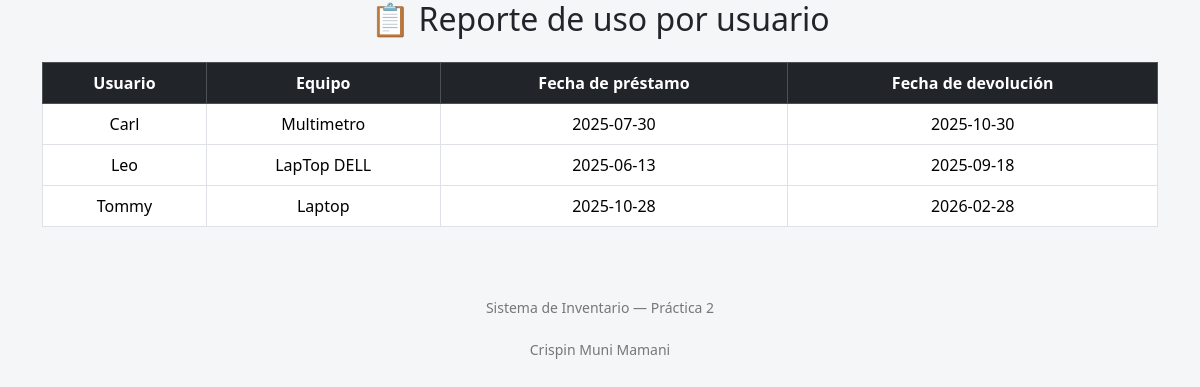
The app's page /reportes_usuarios with its own data.
### tables this page shows
CREATE TABLE prestamos(
        id INTEGER PRIMARY KEY AUTOINCREMENT,
        id_equipo INTEGER,
        id_usuario INTEGER,
        fecha_prestamo DATE,
        fecha_devolucion DATE,
        FOREIGN KEY (id_equipo) REFERENCES equipos(id),
        FOREIGN KEY (id_usuario) REFERENCES usuarios(id)
    );

CREATE TABLE usuarios(
    id INTEGER PRIMARY KEY AUTOINCREMENT,
    nombre VARCHAR(80),
    cargo VARCHAR(20) CHECK(cargo IN ('Admin','Supervisor','Usuario'))
    );

CREATE TABLE equipos(
        id INTEGER PRIMARY KEY AUTOINCREMENT,
        nombre VARCHAR(80) NOT NULL,
        estado VARCHAR(20) CHECK(estado IN('DISPONIBLE', 'AGOTADO', 'PRESTADO', 'DAÑADO')),
        ubicacion TEXT 
    );

### app.py (the view)
@app.route('/reportes_usuarios')
def reportes_usuarios():
    conn=get_conexion()
    cursor=conn.cursor()
    cursor.execute("""
        SELECT u.nombre as usuario, e.nombre as equipo, p.fecha_prestamo, p.fecha_devolucion
        FROM prestamos p
        JOIN usuarios u ON p.id_usuario = u.id
        JOIN equipos e ON p.id_equipo = e.id
        ORDER BY u.nombre, p.fecha_prestamo
    """)
    reportes = cursor.fetchall()
    conn.close()
    return render_template("reportes.html", reportes=reportes)

### app.py (called while the page is built)
def get_conexion():
    con=sqlite3.connect('Inventarios.db')
    con.row_factory=sqlite3.Row
    return con

### templates/reportes.html (shortened to what this page needs)
{% extends "base.html" %}
{% block content %}
<h2 class="mb-4 text-center">📋 Reporte de uso por usuario</h2>
<table class="table table-bordered table-hover">
  <thead class="table-dark text-center">
    <tr>
      <th>Usuario</th>
      <th>Equipo</th>
      <th>Fecha de préstamo</th>
      <th>Fecha de devolución</th>
    </tr>
  </thead>
  <tbody>
    {% for r in reportes %}
    <tr class="text-center">
      <td>{{ r.usuario }}</td>
      <td>{{ r.equipo }}</td>
      <td>{{ r.fecha_prestamo }}</td>
      <td>{{ r.fecha_devolucion }}</td>
    </tr>
    {% endfor %}
  </tbody>
</table>
{% endblock %}

### templates/base.html (shortened to what this page needs)
<!DOCTYPE html>
<html lang="es">
<head>
  <link href="https://cdn.jsdelivr.net/npm/bootstrap@5.3.2/dist/css/bootstrap.min.css" rel="stylesheet">
</head>
<body>
  <div class="container">
    {% block content %}{% endblock %}
  </div>
  <footer>
    Sistema de Inventario — Práctica 2 <br><br>
    Crispin Muni Mamani
  </footer>
</body>
</html>

### templates/base.html (style rules this page uses)
body { background-color: #f4f6f8; font-family: "Segoe UI", Arial, sans-serif; }
.table { background: white; }
footer { text-align: center; margin-top: 50px; padding: 20px; color: #777; font-size: 14px; }

### records on screen
prestamos: usuario "Carl", equipo "Multimetro", fecha_prestamo "2025-07-30", fecha_devolucion "2025-10-30"
prestamos: usuario "Leo", equipo "LapTop DELL", fecha_prestamo "2025-06-13", fecha_devolucion "2025-09-18"
prestamos: usuario "Tommy", equipo "Laptop", fecha_prestamo "2025-10-28", fecha_devolucion "2026-02-28"
